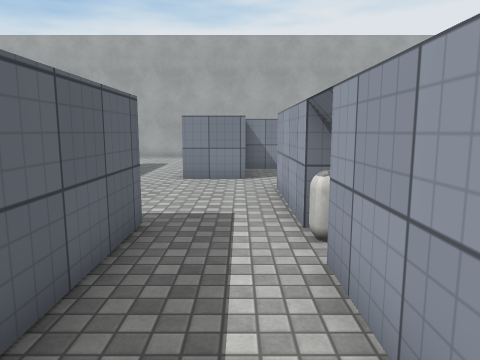
View 1 (above)

24 first-person views from a walk through a Unity game level. The camera is 1.5 m above the floor, tilts 8° down and sees 70° across. Doors are open. The floor is counted in squares, 1 m on a side. Each view is taken from the middle of a square. On the plan, view 1 faces up. The plan holds only what a view shows up to about 16 squares ahead; the rest is blank. The place goes on beyond the plan. Surface patterns are stand-ins for the level's own textures.

View 2
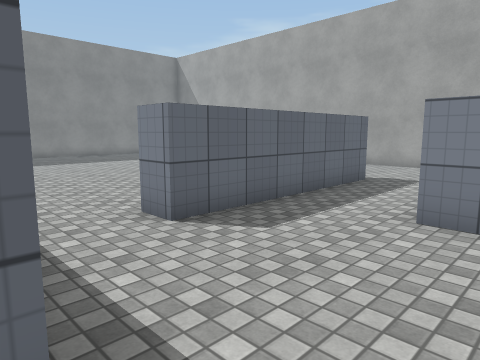

View 3
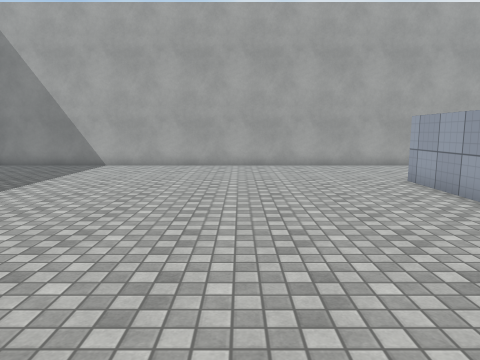

View 4
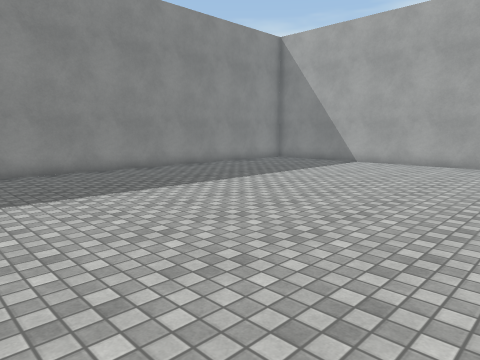

View 5
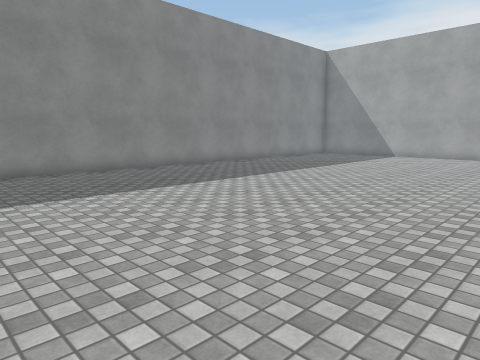

View 6
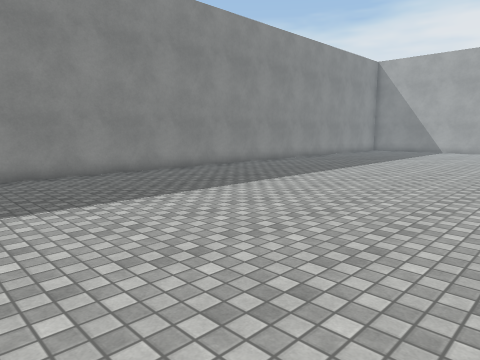

View 7
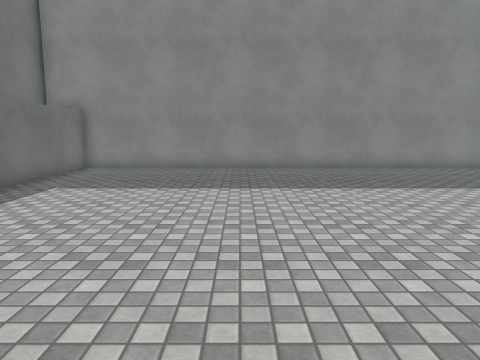

View 8
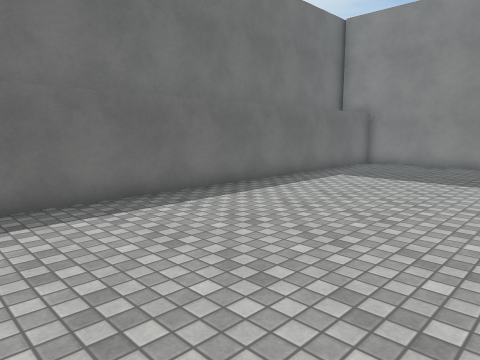

View 9
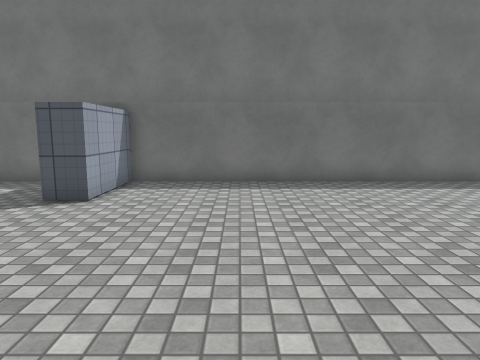

View 10
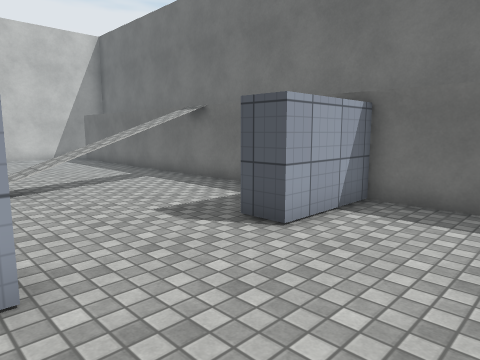

View 11
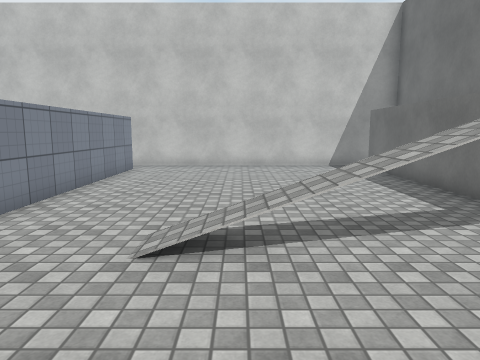

View 12
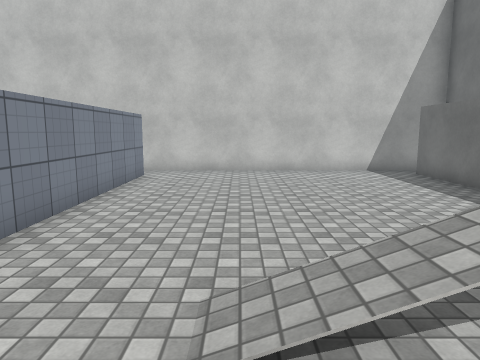

View 13
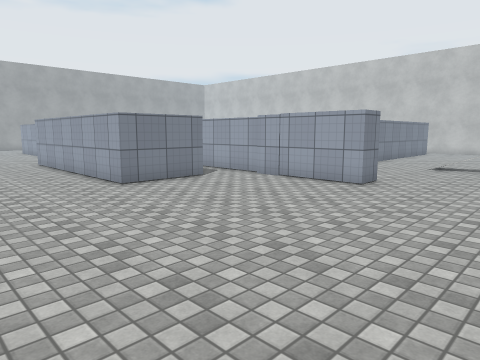

View 14
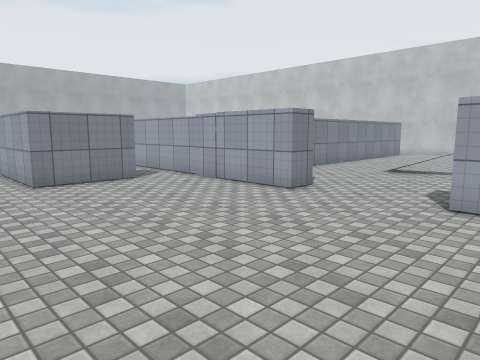

View 15
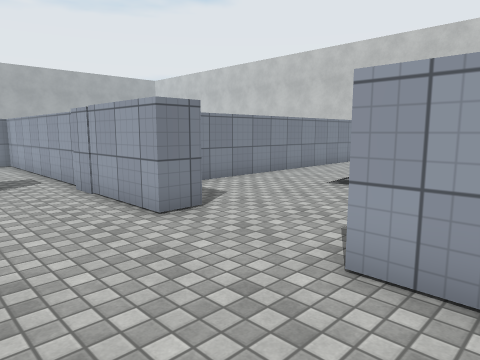

View 16
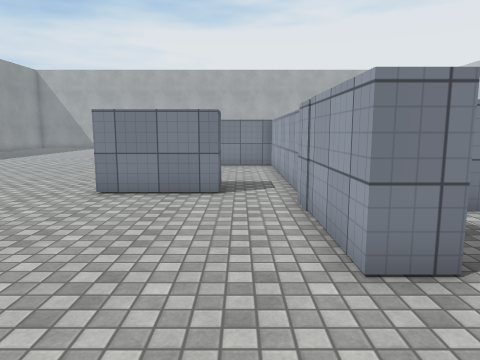

View 17
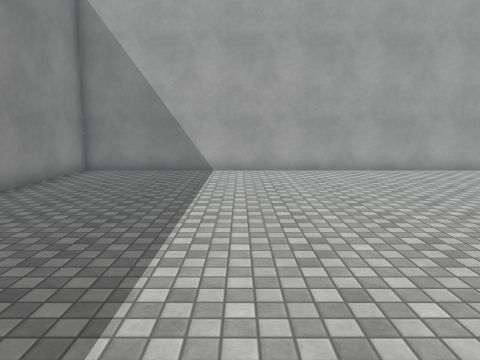

View 18
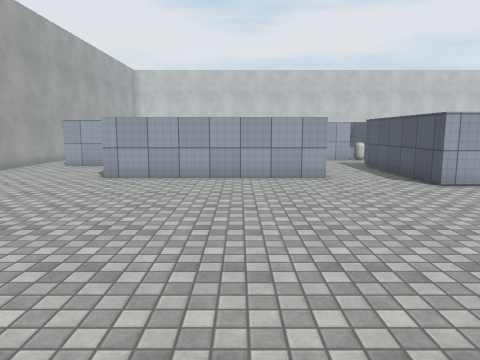

View 19
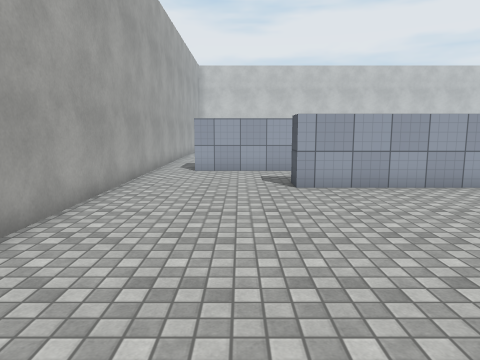

View 20
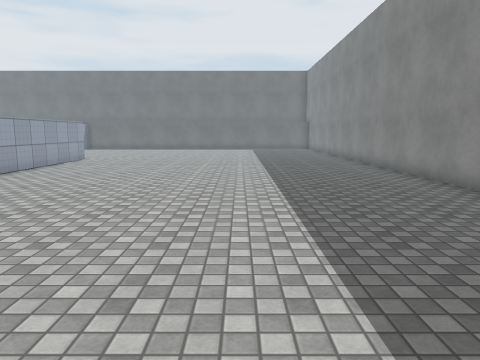

View 21
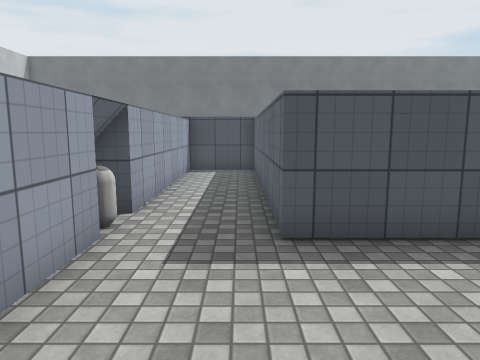

View 22
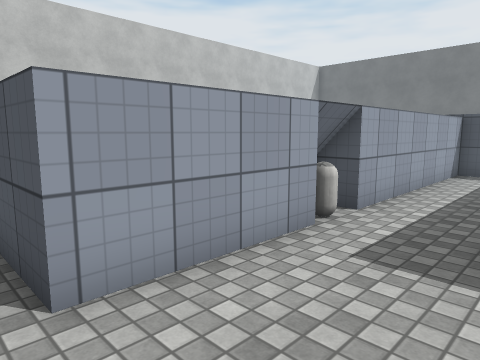

View 23
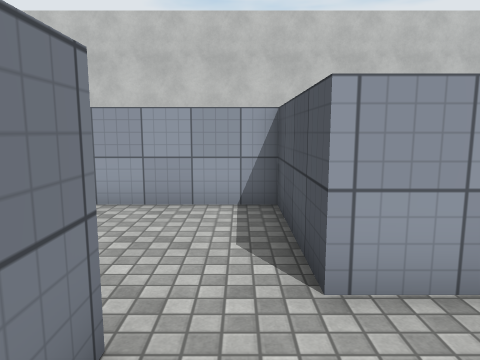

View 24
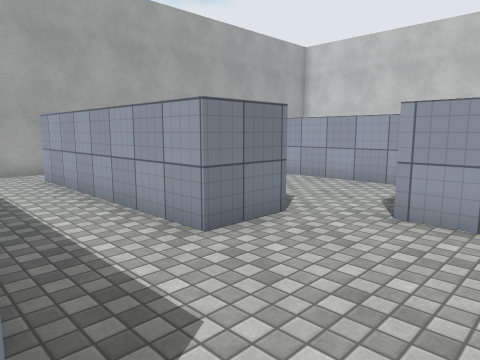

### Floor plan
Ten units are one square. View 1 is at (0, 0); x grows to the right and y downward. Boxes are objects, and circles mark ways between rooms. Rooms are numbered by the first view taken in them; rooms with no view inside come last. Other rooms are left out.
<svg viewBox="-226 -209 375 364">
<path fill="none" stroke="#000" d="M-58 -82 -58 -155 -48 -155 -48 -82 -58 -82M-45 27 -75 27 -75 -54 -16 -54 -16 32M-16 36 10 36 10 -38M10 -53 10 -92M2 -109 -18 -109 -18 -188M-221 -139 -221 143 -27 143 -27 113 -16 113M-16 76 -27 76 -27 36M-15 -204 -221 -204 -221 -155M130 46 2 46M0 143 132 143M144 150 144 56M-45 14 -45 27M-27 36 -27 -44 -49 -44M10 -92 50 -92 50 -136M16 -137 2 -137"/>
<circle cx="-20" cy="95" r="3" fill="#2a7"/>
<circle cx="-40" cy="25" r="3" fill="#2a7"/>
<circle cx="0" cy="-100" r="3" fill="#2a7"/>
<text x="-120" y="-40">1</text>
<text x="70" y="100">2</text>
<text x="-40" y="-10">3</text>
<text x="20" y="-110">4</text>
</svg>
Room 1 opens to room 2. Room 1 opens to room 3. Room 1 opens to room 4.

Where each view was taken, in squares from view 1:
view 1: 0 up, 0 right, facing up
view 2: 5 up, 0 right, facing up-left
view 3: 5 up, 11 left, facing up
view 4: 4 up, 9 left, facing up-left
view 5: 1 down, 9 left, facing up-left
view 6: 7 down, 10 left, facing up-left
view 7: 8 down, 8 left, facing left
view 8: 7 down, 6 left, facing down-left
view 9: 4 down, 6 left, facing down
view 10: 7 down, 6 left, facing down-right
view 11: 9 down, 1 left, facing right
view 12: 8 down, 1 right, facing right
view 13: 12 down, 12 left, facing up-right
view 14: 13 down, 10 left, facing up-right
view 15: 13 down, 6 left, facing up-right
view 16: 11 down, 4 left, facing up
view 17: 7 up, 16 left, facing up
view 18: 11 up, 17 left, facing right
view 19: 17 up, 15 left, facing right
view 20: 16 up, 16 left, facing down
view 21: 10 up, 1 left, facing down
view 22: 10 up, 2 left, facing down-right
view 23: 10 up, 2 left, facing right
view 24: 7 up, 5 left, facing up-right
